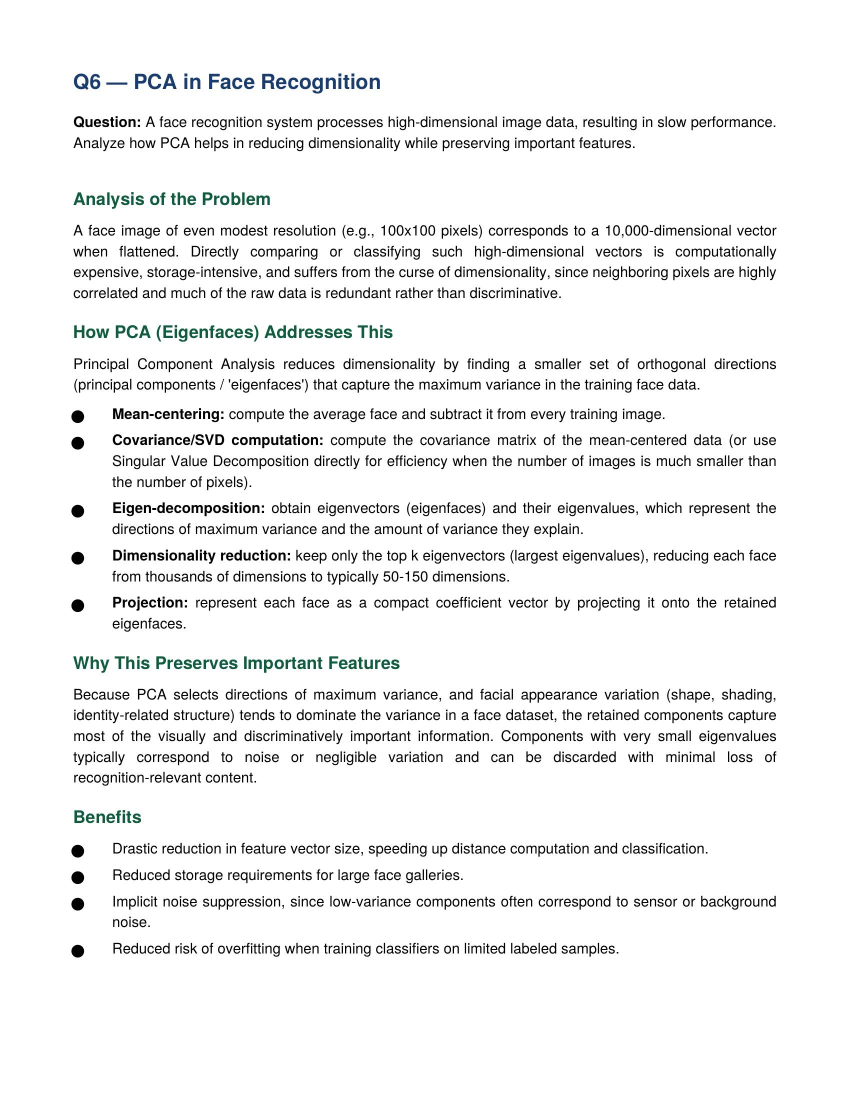
#> input picture CO3/AT2/Q06/Q6.jpg, 1700 x 2200 px, found by its file name (shown at 1/2 size)
$ python Q16.py
#> lines starting #> are read from the running program, lines starting #| are printed output that depends on the picture
# -*- coding: utf-8 -*-
"""CO1-AT1-Q16.ipynb

Automatically generated by Colab.

Original file is located at
    https://colab.research.google.com/drive/1eLTQlu8d4A1HSMS8vVfI4BeiQGP6MZ5J
"""

# Q16 - Sampling and Quantization Demonstration

import cv2
import numpy as np
import matplotlib.pyplot as plt
from google.colab import files

# Upload image
uploaded = files.upload()
#> the answer given: Q6.jpg

filename = list(uploaded.keys())[0]

# Read image
img = cv2.imread(filename)
#> img is the input picture: shape (2200, 1700, 3); mean B, G, R 240.9, 240.9, 240.5
img = cv2.cvtColor(img, cv2.COLOR_BGR2RGB)

# -----------------------------
# Sampling (Reduce Resolution)
# -----------------------------
sampled = cv2.resize(img, (img.shape[1]//2, img.shape[0]//2))
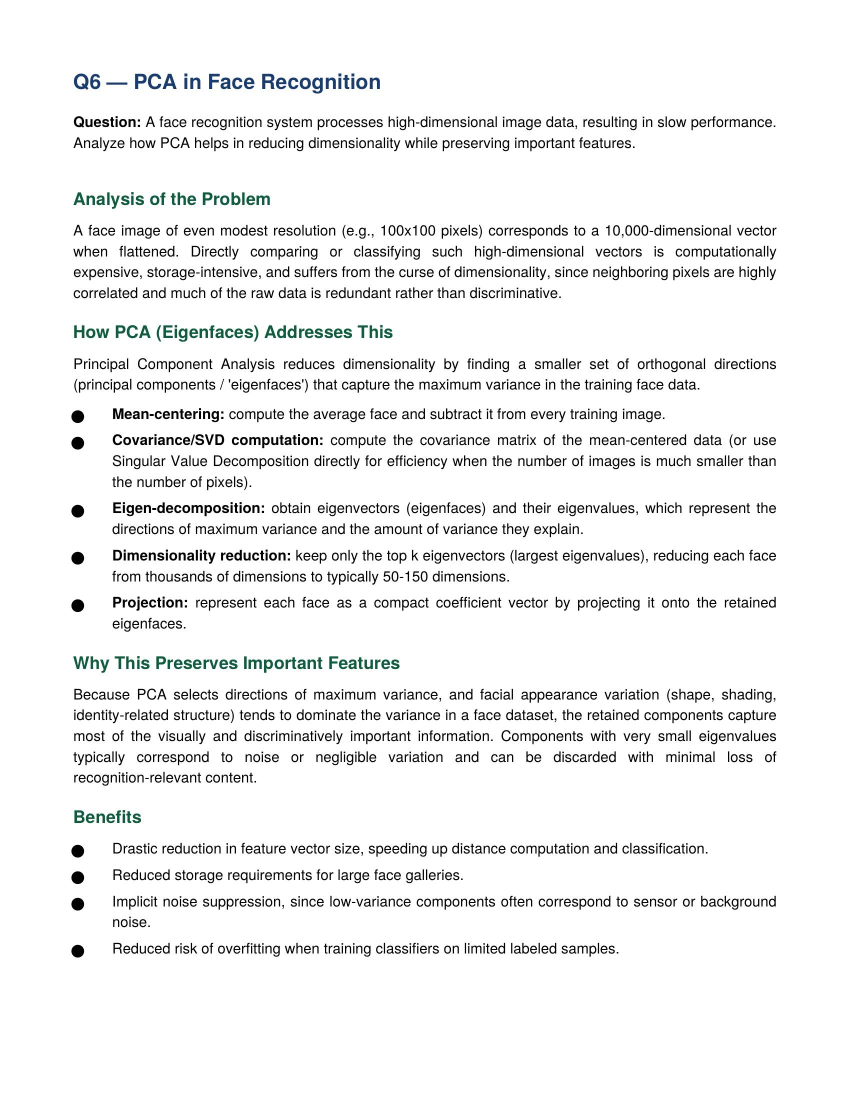
#> sampled: shape (1100, 850, 3); mean R, G, B 240.5, 240.9, 240.9

# -----------------------------
# Quantization (Reduce Color Levels)
# -----------------------------
levels = 16  # Number of intensity levels

quantized = np.floor(img / (256 / levels)) * (256 / levels)
quantized = quantized.astype(np.uint8)

# -----------------------------
# Display
# -----------------------------
plt.figure(figsize=(15,5))

plt.subplot(1,3,1)
plt.imshow(img)
plt.title("Original Image")
plt.axis('off')

plt.subplot(1,3,2)
plt.imshow(sampled)
plt.title("After Sampling")
plt.axis('off')

plt.subplot(1,3,3)
plt.imshow(quantized)
plt.title("After Quantization")
plt.axis('off')

plt.show()
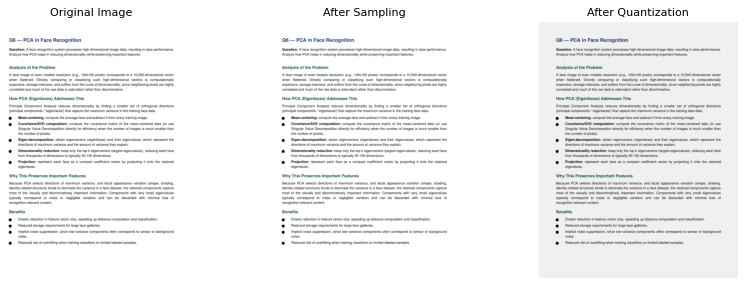
#> figure drawn by matplotlib, 3 panels

# -----------------------------
# Information
# -----------------------------
print("Original Resolution :", img.shape[:2])
#| Original Resolution : (2200, 1700)
print("Sampled Resolution  :", sampled.shape[:2])
#| Sampled Resolution  : (1100, 850)

original_size = img.nbytes / 1024
#> original_size = 10957
sampled_size = sampled.nbytes / 1024
#> sampled_size = 2739.3

print(f"\nApprox Memory Usage")
print(f"Original : {original_size:.2f} KB")
#| Original : 10957.03 KB
print(f"Sampled  : {sampled_size:.2f} KB")
#| Sampled  : 2739.26 KB

print("\nObservation:")
print("- Sampling reduces image resolution, decreasing storage and computation.")
print("- Quantization reduces intensity levels while preserving most visual quality.")
print("- Together they optimize performance with minimal quality loss.")
